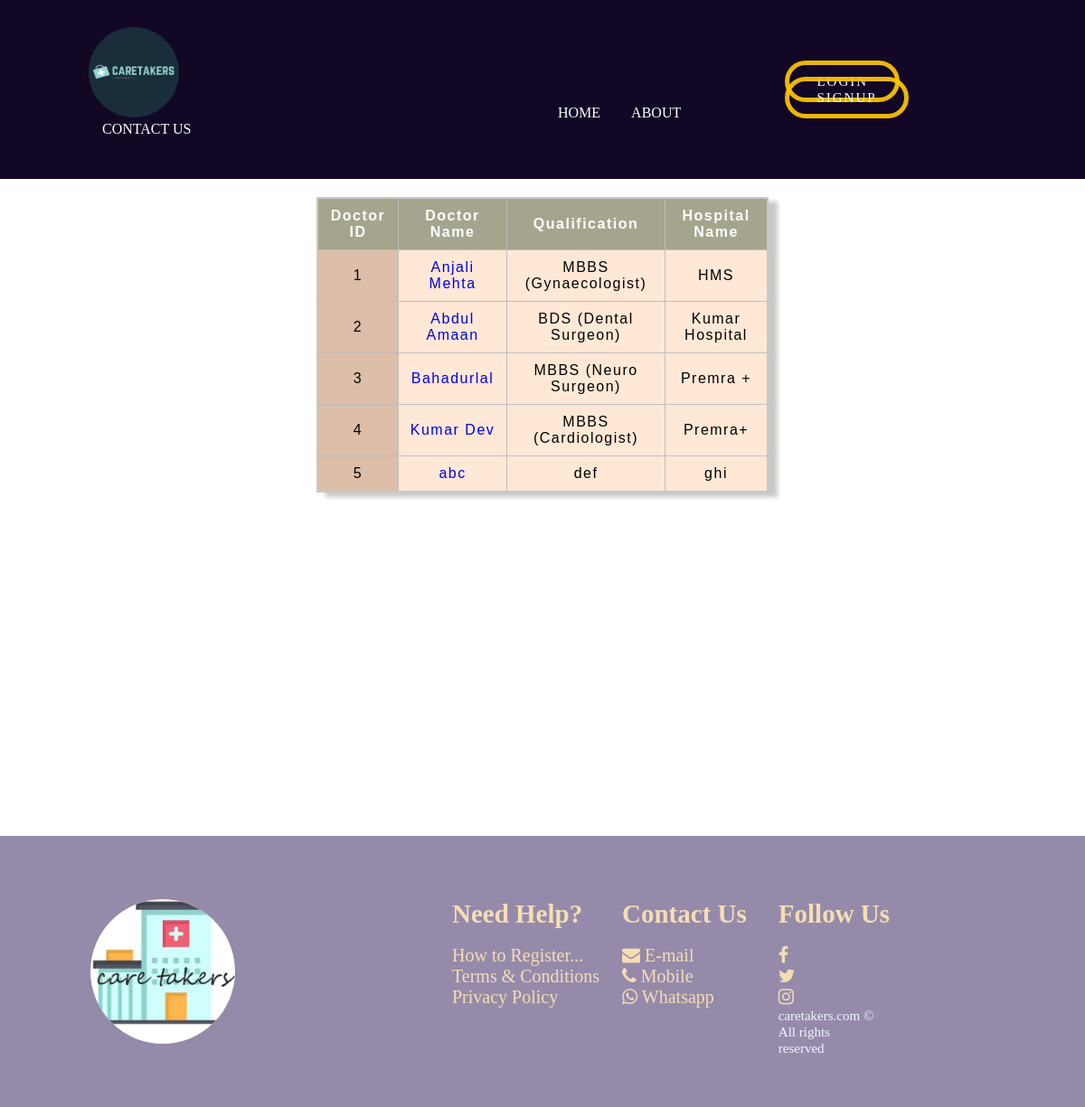
The app's page /doctors/ with its own data.
### management/models.py (models this page shows, shortened)
class doctor(models.Model):
    doctor_name=models.CharField(max_length=25)
    qualification=models.CharField(max_length=50)
    hospital_name=models.TextField()

### management/views.py (the view)
# urls.py: path('doctors/', views.say_doc),
def say_doc(request):
    alldoctors=doctor.objects.all()
    context={'doc':alldoctors}
    return render(request, 'doctor_table.html',context)

### management/templates/doctor_table.html (shortened to what this page needs)
{% extends "base.html"%}
{% block contents %}
  <table class="table">
    <thead>
      <tr>
        <th class="col">Doctor ID</th>
        <th class="col">Doctor Name</th>
        <th class="col">Qualification</th>
        <th class="col">Hospital Name</th>
      </tr>
    </thead>
    <tbody>
      {% for h in doc %}
      <tr>
        <td class="row">{{forloop.counter}}</td>
        <td><a href="{{ h.id }}/" style='text-decoration: none;'>{{h.doctor_name}}</a></td>
        <td>{{h.qualification}}</td>
        <td>{{h.hospital_name}}</td>
      </tr>
      {% endfor %}
    </tbody>
  </table>
{% endblock %}

### management/static/style.css (style rules this page uses)
* { box-sizing: border-box; margin:0; padding:0; }
table { box-shadow: 10px 5px 5px rgb(200, 200, 200); border-collapse: collapse; border: 2px solid rgb(200, 200, 200); letter-spacing: 1px; font-family: "Gill Sans", sans-serif; }
td, th { letter-spacing: 1.5px; border: 1px solid rgb(190, 190, 190); padding: 10px; }
td { transition: color 1s, background-color 1s; }
tr { background-color: #ffe8d6; }
.col { background-color: #a5a58d; color: #fff; }
.row { background-color: #ddbea9; }

### records on screen
doctor: doctor_name "Anjali Mehta", qualification "MBBS (Gynaecologist)", hospital_name "HMS"
doctor: doctor_name "Abdul Amaan", qualification "BDS (Dental Surgeon)", hospital_name "Kumar Hospital"
doctor: doctor_name "Bahadurlal", qualification "MBBS (Neuro Surgeon)", hospital_name "Premra +"
doctor: doctor_name "Kumar Dev", qualification "MBBS (Cardiologist)", hospital_name "Premra+"
doctor: doctor_name "abc", qualification "def", hospital_name "ghi"
